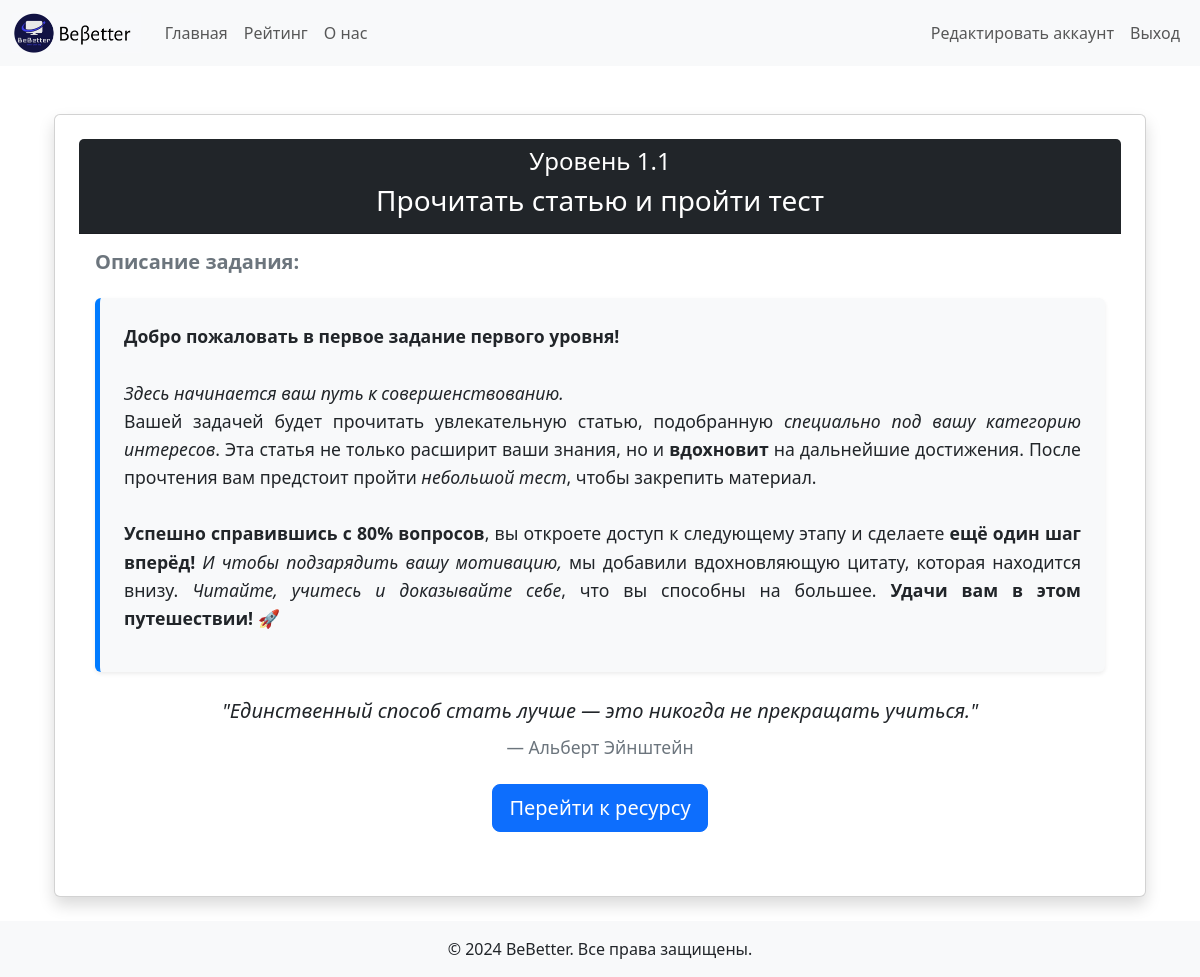
Page /task/ (signed in) on the committed database.
### accounts/models.py (models this page shows, shortened)
class UserProfile(models.Model):
    CATEGORY_CHOICES = [
        ('science', 'Наука'),
        ('art', 'Искусство'),
        ('health', 'Медицина'),
        ('sport', 'Спорт'),
        ('it', 'IT'),
        ('business', 'Бизнес'),
    ]
    user = models.OneToOneField(User, on_delete=models.CASCADE, related_name='userprofile')
    birth_date = models.DateField(null=True, blank=True)  # Поле даты рождения
    level = models.IntegerField(default=1)  # Текущий уровень
    completed_tasks = models.IntegerField(default=0)  # Количество завершённых заданий
    current_task_number = models.IntegerField(default=1)  # Номер текущего задания
    category = models.CharField(max_length=20, choices=CATEGORY_CHOICES, default='science')  # Категория

class Task(models.Model):
    level = models.ForeignKey(Level, on_delete=models.CASCADE, related_name='tasks')  # Привязка задачи к уровню
    category = models.ForeignKey(Category, on_delete=models.CASCADE, related_name='tasks')  # Привязка к категории
    task_name = models.CharField(max_length=255)
    description = models.TextField(null=True, blank=True)  # Описание задачи
    resource_link = models.URLField(blank=True, null=True)  # Ссылка на ресурс (статья/книга)
    task_number = models.IntegerField()  # Номер задания
    quote = models.TextField(null=True, blank=True)  # Цитата (необязательно)
    quote_author = models.CharField(max_length=255, null=True, blank=True)  # Автор цитаты (необязательно)

### accounts/views.py (the view)
# urls.py: path('task/', task_view, name='task'),
@login_required
def task_view(request):
    if request.user.is_authenticated:
        user_profile = request.user.userprofile
        current_task = Task.objects.filter(
                level__number=user_profile.level,  # Уровень пользователя
                task_number=user_profile.current_task_number,  # Номер текущего задания
                category__name=CATEGORIES[user_profile.category]  # Категория пользователя
        ).first()
        context = {
                "user_profile": user_profile,
                "current_task": current_task,  # Передаём задание в шаблон
        }
        return render(request, "task.html", context)
    else:
        return render(request, "welcome.html")

### accounts/templates/task.html (shortened to what this page needs)
{% extends "base.html" %}
{% block content %}
<div class="container mt-5">
    <div class="card shadow p-4">
        <div class="card-header bg-dark text-white text-center">
            <h4>Уровень {{ user.userprofile.level }}.{{ current_task.task_number}}</h4>
            <h3>{{ current_task.task_name }}</h3>
        </div>
        <div class="card-body">
            <h5 class="mb-4 text-secondary" style="font-weight: bold;">Описание задания:</h5>
            <div class="p-4 rounded bg-light shadow-sm description-box" style="border-left: 5px solid #007bff;">
                <p style="font-size: 1.1rem; line-height: 1.6; text-align: justify;">
                    {{ current_task.description|safe }}
                </p>
            </div>
            {% if current_task.quote %}
            <blockquote class="my-4 text-center blockquote">
                <p class="mb-0"><i>{{ current_task.quote }}</i></p>
                {% if current_task.quote_author %}
                <footer class="blockquote-footer mt-2">{{ current_task.quote_author }}</footer>
                {% endif %}
            </blockquote>
            {% endif %}
            {% if current_task.resource_link %}
            <div class="my-4 text-center">
                <a href="{{ current_task.resource_link }}" class="btn btn-primary btn-lg" target="_blank">
                    Перейти к ресурсу
                </a>
            </div>
            {% endif %}
        </div>
    </div>
</div>
{% endblock %}

### rows in the picture
Task: task_number "1", task_name "Прочитать статью и пройти тест", description "Добро пожаловать в первое задание первого уровня! Здесь начинается ваш путь к совершенствованию. Вашей задачей будет прочитать увлекательную статью, подобранную специально под вашу категорию интересов . Эта статья не только расширит ваши знания, но и вдохновит на дальнейшие достижения. После прочтения вам предстоит пройти небольшой тест , чтобы закрепить материал. Успешно справившись с 80% вопросов , вы откроете доступ к следующему этапу и сделаете ещё один шаг вперёд! И чтобы подзарядить вашу мотивацию, мы добавили вдохновляющую цитату, которая находится внизу. Читайте, учитесь и доказывайте себе , что вы способны на большее. Удачи вам в этом путешествии! 🚀", quote "\"Единственный способ стать лучше — это никогда не прекращать учиться.\"", quote_author "Альберт Эйнштейн"

### other values in the picture
{{ user.userprofile.level }} "1"
